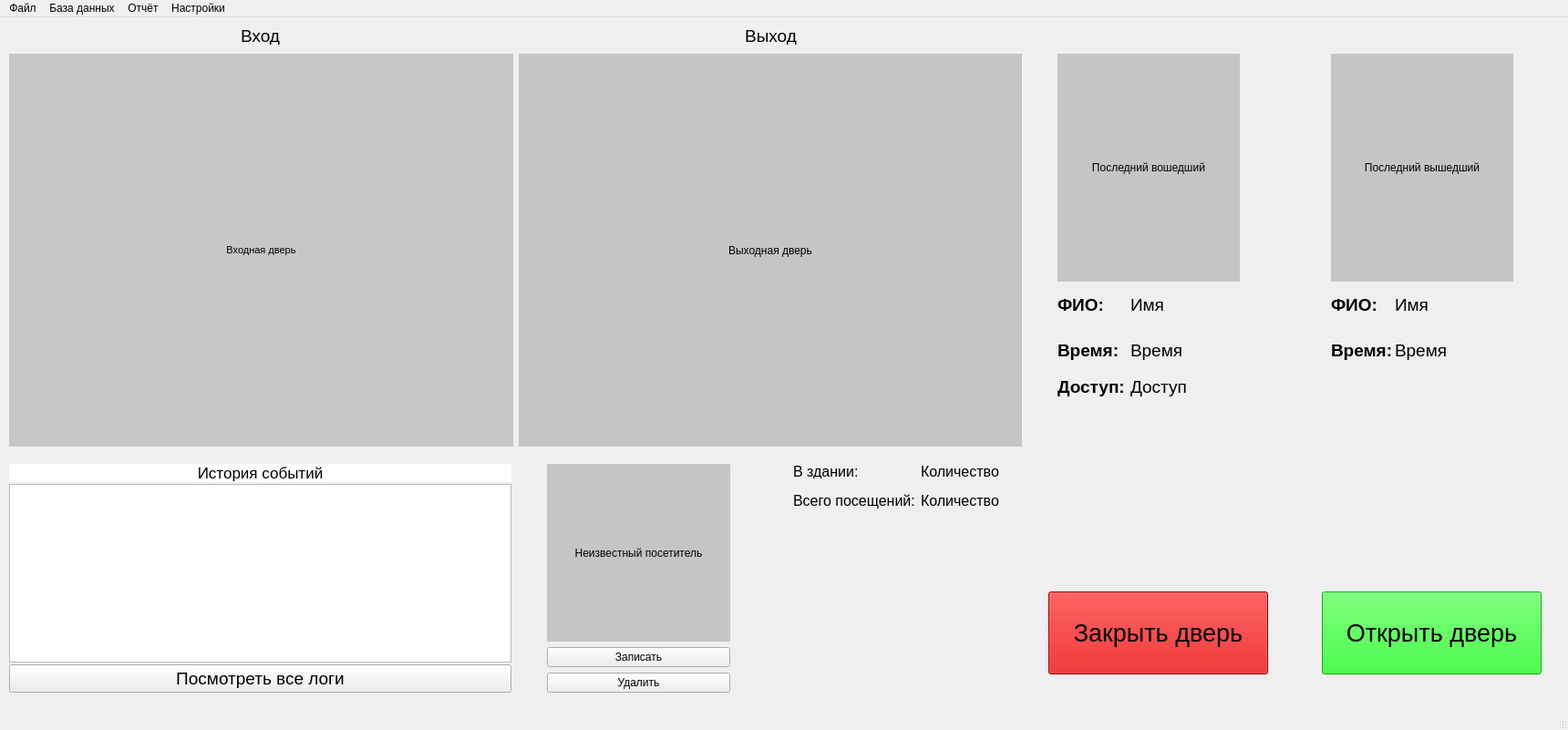
<?xml version="1.0" encoding="UTF-8"?>
<ui version="4.0">
 <class>MainWindow</class>
 <widget class="QMainWindow" name="MainWindow">
  <property name="enabled">
   <bool>true</bool>
  </property>
  <property name="geometry">
   <rect>
    <x>0</x>
    <y>0</y>
    <width>1720</width>
    <height>801</height>
   </rect>
  </property>
  <property name="windowTitle">
   <string>Автоматизированное рабочее место</string>
  </property>
  <widget class="QWidget" name="centralwidget">
   <widget class="QPushButton" name="open_button">
    <property name="geometry">
     <rect>
      <x>1450</x>
      <y>630</y>
      <width>241</width>
      <height>91</height>
     </rect>
    </property>
    <property name="font">
     <font>
      <pointsize>20</pointsize>
      <weight>50</weight>
      <bold>false</bold>
     </font>
    </property>
    <property name="styleSheet">
     <string notr="true">background-color: rgb(0, 255, 0);</string>
    </property>
    <property name="text">
     <string>Открыть дверь</string>
    </property>
   </widget>
   <widget class="QPushButton" name="close_button">
    <property name="geometry">
     <rect>
      <x>1150</x>
      <y>630</y>
      <width>241</width>
      <height>91</height>
     </rect>
    </property>
    <property name="font">
     <font>
      <pointsize>20</pointsize>
     </font>
    </property>
    <property name="styleSheet">
     <string notr="true">background-color: rgb(207, 0, 0);</string>
    </property>
    <property name="text">
     <string>Закрыть дверь</string>
    </property>
   </widget>
   <widget class="QWidget" name="horizontalLayoutWidget">
    <property name="geometry">
     <rect>
      <x>10</x>
      <y>40</y>
      <width>1111</width>
      <height>431</height>
     </rect>
    </property>
    <layout class="QHBoxLayout" name="video_stream_horizontalLayout">
     <property name="spacing">
      <number>6</number>
     </property>
     <property name="sizeConstraint">
      <enum>QLayout::SetDefaultConstraint</enum>
     </property>
     <property name="leftMargin">
      <number>0</number>
     </property>
     <property name="topMargin">
      <number>0</number>
     </property>
     <item>
      <widget class="QLabel" name="entry_door_image_label">
       <property name="font">
        <font>
         <pointsize>8</pointsize>
        </font>
       </property>
       <property name="styleSheet">
        <string notr="true">background-color: rgb(199, 199, 199);</string>
       </property>
       <property name="text">
        <string>Входная дверь</string>
       </property>
       <property name="alignment">
        <set>Qt::AlignCenter</set>
       </property>
      </widget>
     </item>
     <item>
      <widget class="QLabel" name="exit_door_image_label">
       <property name="enabled">
        <bool>true</bool>
       </property>
       <property name="autoFillBackground">
        <bool>false</bool>
       </property>
       <property name="styleSheet">
        <string notr="true">background-color: rgb(197, 197, 197);</string>
       </property>
       <property name="text">
        <string>Выходная дверь</string>
       </property>
       <property name="textFormat">
        <enum>Qt::AutoText</enum>
       </property>
       <property name="alignment">
        <set>Qt::AlignCenter</set>
       </property>
      </widget>
     </item>
    </layout>
   </widget>
   <widget class="QWidget" name="verticalLayoutWidget">
    <property name="geometry">
     <rect>
      <x>10</x>
      <y>490</y>
      <width>551</width>
      <height>251</height>
     </rect>
    </property>
    <layout class="QVBoxLayout" name="logs_verticalLayout">
     <property name="spacing">
      <number>2</number>
     </property>
     <item>
      <widget class="QLabel" name="label">
       <property name="font">
        <font>
         <pointsize>13</pointsize>
        </font>
       </property>
       <property name="layoutDirection">
        <enum>Qt::LeftToRight</enum>
       </property>
       <property name="styleSheet">
        <string notr="true">background-color: rgb(255, 255, 255);</string>
       </property>
       <property name="text">
        <string>История событий</string>
       </property>
       <property name="alignment">
        <set>Qt::AlignCenter</set>
       </property>
       <property name="margin">
        <number>5</number>
       </property>
      </widget>
     </item>
     <item>
      <widget class="QTextBrowser" name="textBrowser"/>
     </item>
     <item>
      <widget class="QPushButton" name="show_logs_button">
       <property name="font">
        <font>
         <pointsize>14</pointsize>
        </font>
       </property>
       <property name="text">
        <string>Посмотреть все логи</string>
       </property>
      </widget>
     </item>
    </layout>
   </widget>
   <widget class="QLabel" name="label_2">
    <property name="geometry">
     <rect>
      <x>10</x>
      <y>10</y>
      <width>551</width>
      <height>20</height>
     </rect>
    </property>
    <property name="font">
     <font>
      <pointsize>14</pointsize>
     </font>
    </property>
    <property name="text">
     <string>Вход</string>
    </property>
    <property name="alignment">
     <set>Qt::AlignCenter</set>
    </property>
   </widget>
   <widget class="QLabel" name="label_3">
    <property name="geometry">
     <rect>
      <x>570</x>
      <y>10</y>
      <width>551</width>
      <height>20</height>
     </rect>
    </property>
    <property name="font">
     <font>
      <pointsize>14</pointsize>
     </font>
    </property>
    <property name="text">
     <string>Выход</string>
    </property>
    <property name="alignment">
     <set>Qt::AlignCenter</set>
    </property>
   </widget>
   <widget class="QLabel" name="logged_in_image_label">
    <property name="geometry">
     <rect>
      <x>1160</x>
      <y>40</y>
      <width>200</width>
      <height>250</height>
     </rect>
    </property>
    <property name="styleSheet">
     <string notr="true">background-color: rgb(197, 197, 197);</string>
    </property>
    <property name="text">
     <string>Последний вошедший</string>
    </property>
    <property name="alignment">
     <set>Qt::AlignCenter</set>
    </property>
   </widget>
   <widget class="QLabel" name="logged_in_name_label">
    <property name="geometry">
     <rect>
      <x>1240</x>
      <y>300</y>
      <width>181</width>
      <height>31</height>
     </rect>
    </property>
    <property name="font">
     <font>
      <pointsize>14</pointsize>
     </font>
    </property>
    <property name="text">
     <string>Имя</string>
    </property>
    <property name="alignment">
     <set>Qt::AlignLeading|Qt::AlignLeft|Qt::AlignVCenter</set>
    </property>
   </widget>
   <widget class="QLabel" name="logged_in_time_label">
    <property name="geometry">
     <rect>
      <x>1240</x>
      <y>350</y>
      <width>181</width>
      <height>31</height>
     </rect>
    </property>
    <property name="font">
     <font>
      <pointsize>14</pointsize>
     </font>
    </property>
    <property name="text">
     <string>Время</string>
    </property>
    <property name="alignment">
     <set>Qt::AlignLeading|Qt::AlignLeft|Qt::AlignVCenter</set>
    </property>
   </widget>
   <widget class="QLabel" name="label_4">
    <property name="geometry">
     <rect>
      <x>1160</x>
      <y>300</y>
      <width>61</width>
      <height>31</height>
     </rect>
    </property>
    <property name="font">
     <font>
      <pointsize>14</pointsize>
      <weight>75</weight>
      <bold>true</bold>
     </font>
    </property>
    <property name="text">
     <string>ФИО:</string>
    </property>
   </widget>
   <widget class="QLabel" name="label_5">
    <property name="geometry">
     <rect>
      <x>1160</x>
      <y>350</y>
      <width>71</width>
      <height>31</height>
     </rect>
    </property>
    <property name="font">
     <font>
      <pointsize>14</pointsize>
      <weight>75</weight>
      <bold>true</bold>
     </font>
    </property>
    <property name="text">
     <string>Время:</string>
    </property>
   </widget>
   <widget class="QLabel" name="logged_in_image_label_2">
    <property name="geometry">
     <rect>
      <x>1460</x>
      <y>40</y>
      <width>200</width>
      <height>250</height>
     </rect>
    </property>
    <property name="styleSheet">
     <string notr="true">background-color: rgb(197, 197, 197);</string>
    </property>
    <property name="text">
     <string>Последний вышедший</string>
    </property>
    <property name="alignment">
     <set>Qt::AlignCenter</set>
    </property>
   </widget>
   <widget class="QLabel" name="logged_out_time_label">
    <property name="geometry">
     <rect>
      <x>1530</x>
      <y>350</y>
      <width>181</width>
      <height>31</height>
     </rect>
    </property>
    <property name="font">
     <font>
      <pointsize>14</pointsize>
     </font>
    </property>
    <property name="text">
     <string>Время</string>
    </property>
    <property name="alignment">
     <set>Qt::AlignLeading|Qt::AlignLeft|Qt::AlignVCenter</set>
    </property>
   </widget>
   <widget class="QLabel" name="label_6">
    <property name="geometry">
     <rect>
      <x>1460</x>
      <y>300</y>
      <width>61</width>
      <height>31</height>
     </rect>
    </property>
    <property name="font">
     <font>
      <pointsize>14</pointsize>
      <weight>75</weight>
      <bold>true</bold>
     </font>
    </property>
    <property name="text">
     <string>ФИО:</string>
    </property>
   </widget>
   <widget class="QLabel" name="label_7">
    <property name="geometry">
     <rect>
      <x>1460</x>
      <y>350</y>
      <width>71</width>
      <height>31</height>
     </rect>
    </property>
    <property name="font">
     <font>
      <pointsize>14</pointsize>
      <weight>75</weight>
      <bold>true</bold>
     </font>
    </property>
    <property name="text">
     <string>Время:</string>
    </property>
   </widget>
   <widget class="QLabel" name="logged_out_name_label">
    <property name="geometry">
     <rect>
      <x>1530</x>
      <y>300</y>
      <width>181</width>
      <height>31</height>
     </rect>
    </property>
    <property name="font">
     <font>
      <pointsize>14</pointsize>
     </font>
    </property>
    <property name="text">
     <string>Имя</string>
    </property>
    <property name="alignment">
     <set>Qt::AlignLeading|Qt::AlignLeft|Qt::AlignVCenter</set>
    </property>
   </widget>
   <widget class="QWidget" name="verticalLayoutWidget_2">
    <property name="geometry">
     <rect>
      <x>600</x>
      <y>490</y>
      <width>201</width>
      <height>251</height>
     </rect>
    </property>
    <layout class="QVBoxLayout" name="verticalLayout">
     <item>
      <widget class="QLabel" name="unknown_image_label">
       <property name="styleSheet">
        <string notr="true">background-color: rgb(197, 197, 197);</string>
       </property>
       <property name="text">
        <string>Неизвестный посетитель</string>
       </property>
       <property name="alignment">
        <set>Qt::AlignCenter</set>
       </property>
      </widget>
     </item>
     <item>
      <widget class="QPushButton" name="save_unknown_button">
       <property name="autoFillBackground">
        <bool>false</bool>
       </property>
       <property name="text">
        <string>Записать</string>
       </property>
      </widget>
     </item>
     <item>
      <widget class="QPushButton" name="delete_unknown_button">
       <property name="text">
        <string>Удалить</string>
       </property>
      </widget>
     </item>
    </layout>
   </widget>
   <widget class="QLabel" name="count_logged_in_label">
    <property name="geometry">
     <rect>
      <x>1010</x>
      <y>490</y>
      <width>111</width>
      <height>16</height>
     </rect>
    </property>
    <property name="font">
     <font>
      <pointsize>12</pointsize>
     </font>
    </property>
    <property name="text">
     <string>Количество</string>
    </property>
   </widget>
   <widget class="QLabel" name="label_8">
    <property name="geometry">
     <rect>
      <x>870</x>
      <y>490</y>
      <width>81</width>
      <height>16</height>
     </rect>
    </property>
    <property name="font">
     <font>
      <pointsize>12</pointsize>
     </font>
    </property>
    <property name="text">
     <string>В здании:</string>
    </property>
   </widget>
   <widget class="QLabel" name="label_9">
    <property name="geometry">
     <rect>
      <x>870</x>
      <y>520</y>
      <width>141</width>
      <height>21</height>
     </rect>
    </property>
    <property name="font">
     <font>
      <pointsize>12</pointsize>
     </font>
    </property>
    <property name="text">
     <string>Всего посещений:</string>
    </property>
   </widget>
   <widget class="QLabel" name="count_logged_out_label">
    <property name="geometry">
     <rect>
      <x>1010</x>
      <y>520</y>
      <width>111</width>
      <height>21</height>
     </rect>
    </property>
    <property name="font">
     <font>
      <pointsize>12</pointsize>
     </font>
    </property>
    <property name="text">
     <string>Количество</string>
    </property>
   </widget>
   <widget class="QLabel" name="label_10">
    <property name="geometry">
     <rect>
      <x>1160</x>
      <y>390</y>
      <width>81</width>
      <height>31</height>
     </rect>
    </property>
    <property name="font">
     <font>
      <pointsize>14</pointsize>
      <weight>75</weight>
      <bold>true</bold>
     </font>
    </property>
    <property name="text">
     <string>Доступ:</string>
    </property>
   </widget>
   <widget class="QLabel" name="logged_in_access_label">
    <property name="geometry">
     <rect>
      <x>1240</x>
      <y>390</y>
      <width>181</width>
      <height>31</height>
     </rect>
    </property>
    <property name="font">
     <font>
      <pointsize>14</pointsize>
     </font>
    </property>
    <property name="text">
     <string>Доступ</string>
    </property>
    <property name="alignment">
     <set>Qt::AlignLeading|Qt::AlignLeft|Qt::AlignVCenter</set>
    </property>
   </widget>
  </widget>
  <widget class="QMenuBar" name="menubar">
   <property name="geometry">
    <rect>
     <x>0</x>
     <y>0</y>
     <width>1720</width>
     <height>21</height>
    </rect>
   </property>
   <widget class="QMenu" name="menu">
    <property name="title">
     <string>База данных</string>
    </property>
    <addaction name="list_of_all_employees_action"/>
    <addaction name="separator"/>
    <addaction name="add_employee_action"/>
    <addaction name="delete_employee_action"/>
    <addaction name="separator"/>
    <addaction name="load_database_action"/>
    <addaction name="separator"/>
    <addaction name="clear_database_action"/>
   </widget>
   <widget class="QMenu" name="menu_2">
    <property name="title">
     <string>Отчёт</string>
    </property>
    <widget class="QMenu" name="menu_3">
     <property name="title">
      <string>По дням</string>
     </property>
     <addaction name="report_all_employees_by_day_action"/>
     <addaction name="report_one_employee_by_day_action"/>
    </widget>
    <addaction name="menu_3"/>
    <addaction name="report_general_action"/>
   </widget>
   <widget class="QMenu" name="menu_4">
    <property name="title">
     <string>Файл</string>
    </property>
    <addaction name="restart_recognition_action"/>
    <addaction name="exit_application_action"/>
   </widget>
   <widget class="QMenu" name="menu_5">
    <property name="title">
     <string>Настройки</string>
    </property>
    <addaction name="set_cams_action"/>
    <addaction name="select_recofnition_algorithm_action"/>
   </widget>
   <addaction name="menu_4"/>
   <addaction name="menu"/>
   <addaction name="menu_2"/>
   <addaction name="menu_5"/>
  </widget>
  <widget class="QStatusBar" name="statusbar"/>
  <action name="list_of_all_employees_action">
   <property name="text">
    <string>Список всех сотрудников</string>
   </property>
  </action>
  <action name="report_all_employees_by_day_action">
   <property name="text">
    <string>Все сотрудники</string>
   </property>
  </action>
  <action name="report_one_employee_by_day_action">
   <property name="text">
    <string>Отчет о сотруднике</string>
   </property>
  </action>
  <action name="report_general_action">
   <property name="text">
    <string>Общий</string>
   </property>
  </action>
  <action name="add_employee_action">
   <property name="text">
    <string>Добавить сотрудника</string>
   </property>
  </action>
  <action name="delete_employee_action">
   <property name="text">
    <string>Удалить сотрудника</string>
   </property>
  </action>
  <action name="load_database_action">
   <property name="text">
    <string>Загрузить базу данных</string>
   </property>
  </action>
  <action name="clear_database_action">
   <property name="text">
    <string>Очистить базу данных</string>
   </property>
  </action>
  <action name="set_cams_action">
   <property name="text">
    <string>Назначить камеры</string>
   </property>
  </action>
  <action name="exit_application_action">
   <property name="text">
    <string>Выход</string>
   </property>
  </action>
  <action name="select_recofnition_algorithm_action">
   <property name="text">
    <string>Выбрать алгоритм распознования</string>
   </property>
  </action>
  <action name="restart_recognition_action">
   <property name="text">
    <string>Запустить распознование</string>
   </property>
  </action>
 </widget>
 <resources/>
 <connections/>
</ui>
